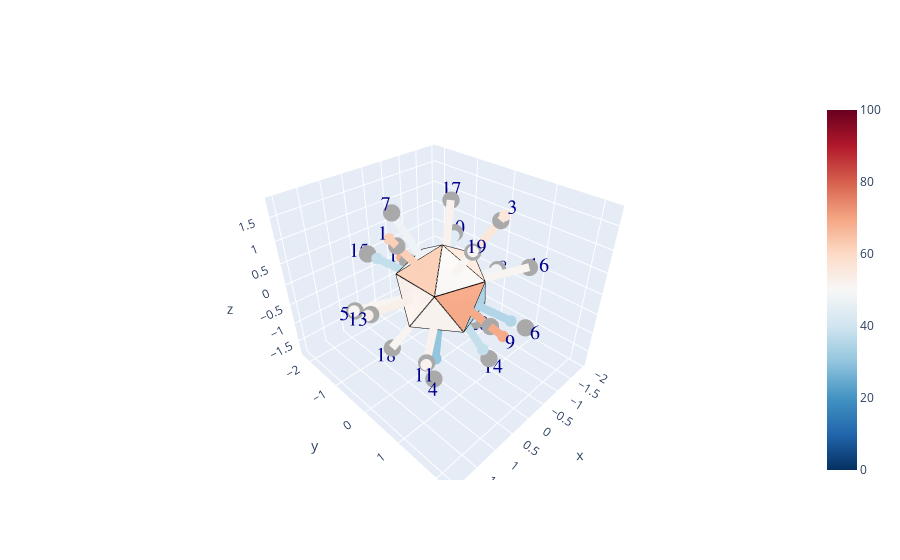

Here is the notebook cell this chart was saved with:
### Code cell
display_dice(test_dice.iloc[:,0], cmap='rdbu_r', use_offset=True)
# display_dice(test_dice_2.iloc[:-1,3])

#Not bad, but the face vectors could be better. Maybe need an outline.

#Also, should be uniform color for any spots that are within expected
#variance. Only color up the ones outside it!

### Figure 1 — Plotly figure (JSON) as saved in the notebook; plotly's stock layout.template omitted (floating-point values rounded to 4 significant figures)
{"data": [{"cmax": 100, "cmin": 0, "colorscale": [[0, "rgb(5,48,97)"], [0.1, "rgb(33,102,172)"], [0.2, "rgb(67,147,195)"], [0.3, "rgb(146,197,222)"], [0.4, "rgb(209,229,240)"], [0.5, "rgb(247,247,247)"], [0.6, "rgb(253,219,199)"], [0.7, "rgb(244,165,130)"], [0.8, "rgb(214,96,77)"], [0.9, "rgb(178,24,43)"], [1, "rgb(103,0,31)"]], "i": [0, 6, 0, 2, 8, 2, 0, 4, 1, 5, 1, 6, 1, 2, 7, 3, 0, 8, 0, 4], "intensity": [62, 63, 56, 30, 51, 35, 48, 48, 69, 44, 52, 68, 53, 38, 38, 51, 52, 51, 51, 40], "intensitymode": "cell", "j": [1, 8, 3, 10, 9, 3, 7, 5, 2, 6, 2, 7, 9, 4, 8, 4, 5, 10, 1, 6], "k": [9, 11, 5, 11, 10, 4, 9, 6, 3, 7, 10, 8, 10, 11, 9, 5, 7, 11, 3, 11], "lighting": {"ambient": 1}, "type": "mesh3d", "x": [0, 0.7236, 0.2764, -0.2764, -0.7236, -0.8944, -0.7236, -0.2764, 0.2764, 0.7236, 0.8944, 1.225e-16], "y": [0, 0.5257, 0.8507, 0.8507, 0.5257, 1.095e-16, -0.5257, -0.8507, -0.8507, -0.5257, -2.191e-16, 0], "z": [1, 0.4472, -0.4472, 0.4472, -0.4472, 0.4472, -0.4472, 0.4472, -0.4472, 0.4472, -0.4472, -1]}, {"marker": {"color": "darkgray", "size": 6, "symbol": "circle"}, "mode": "markers", "type": "scatter3d", "x": [1.087, -0.336, -0.8798, 0.8798, 1.423, -0.5437, 0.336, -1.76, 0.5437, -1.423, 1.423, -0.5437, 1.76, -0.336, 0.5437, -1.423, -0.8798, 0.8798, 0.336, -1.087], "y": [-8.342e-17, -1.034, 0.6392, 0.6392, -1.034, 1.673, -1.034, 2.503e-16, 1.673, -1.034, 1.034, -1.673, -2.48e-16, 1.034, -1.673, 1.034, -0.6392, -0.6392, 1.034, 1.668e-16], "z": [1.423, -1.423, 1.423, -1.423, -0.336, -0.336, 1.423, -0.336, 0.336, 0.336, -0.336, -0.336, 0.336, -1.423, 0.336, 0.336, 1.423, -1.423, 1.423, -1.423]}, {"marker": {"color": 1, "opacity": 1, "size": 12}, "mode": "lines", "name": "vertices", "type": "scatter3d", "x": [0, 0.7236, -0.2764, 0, -0.8944, -0.2764, 0.2764, -0.7236, -0.2764, -0.8944, -0.7236, -0.7236, -0.8944, -0.2764, -0.7236, 0.2764, -0.2764, 0, 0.7236, -0.2764, 0.2764, 0.7236, 0.7236, 0.8944, 0.2764, 1.225e-16, 0.8944, 0.2764, 1.225e-16, -0.7236, -0.7236, 1.225e-16, 0.8944, 0.7236, 0.7236, 0.2764], "y": [0, 0.5257, 0.8507, 0, 1.095e-16, 0.8507, 0.8507, 0.5257, 0.8507, 1.095e-16, 0.5257, -0.5257, 1.095e-16, -0.8507, -0.5257, -0.8507, -0.8507, 0, -0.5257, -0.8507, -0.8507, -0.5257, 0.5257, -2.191e-16, -0.8507, 0, -2.191e-16, 0.8507, 0, 0.5257, -0.5257, 0, -2.191e-16, -0.5257, 0.5257, 0.8507], "z": [1, 0.4472, 0.4472, 1, 0.4472, 0.4472, -0.4472, -0.4472, 0.4472, 0.4472, -0.4472, -0.4472, 0.4472, 0.4472, -0.4472, -0.4472, 0.4472, 1, 0.4472, 0.4472, -0.4472, 0.4472, 0.4472, -0.4472, -0.4472, -1, -0.4472, -0.4472, -1, -0.4472, -0.4472, -1, -0.4472, 0.4472, 0.4472, -0.4472]}, {"marker": {"cmax": 2, "cmin": 0, "color": [1.24, 1.24], "colorscale": [[0, "rgb(5,48,97)"], [0.1, "rgb(33,102,172)"], [0.2, "rgb(67,147,195)"], [0.3, "rgb(146,197,222)"], [0.4, "rgb(209,229,240)"], [0.5, "rgb(247,247,247)"], [0.6, "rgb(253,219,199)"], [0.7, "rgb(244,165,130)"], [0.8, "rgb(214,96,77)"], [0.9, "rgb(178,24,43)"], [1, "rgb(103,0,31)"]], "size": 4}, "mode": "markers", "type": "scatter3d", "x": [1.233, 0.442], "y": [-9.46e-17, -3.39e-17], "z": [1.614, 0.5785]}, {"line": {"cmax": 2, "cmin": 0, "color": [1.24, 1.24], "colorscale": [[0, "rgb(5,48,97)"], [0.1, "rgb(33,102,172)"], [0.2, "rgb(67,147,195)"], [0.3, "rgb(146,197,222)"], [0.4, "rgb(209,229,240)"], [0.5, "rgb(247,247,247)"], [0.6, "rgb(253,219,199)"], [0.7, "rgb(244,165,130)"], [0.8, "rgb(214,96,77)"], [0.9, "rgb(178,24,43)"], [1, "rgb(103,0,31)"]], "width": 16}, "marker": {"cmax": 2, "cmin": 0, "color": [1.24, 1.24], "colorscale": [[0, "rgb(5,48,97)"], [0.1, "rgb(33,102,172)"], [0.2, "rgb(67,147,195)"], [0.3, "rgb(146,197,222)"], [0.4, "rgb(209,229,240)"], [0.5, "rgb(247,247,247)"], [0.6, "rgb(253,219,199)"], [0.7, "rgb(244,165,130)"], [0.8, "rgb(214,96,77)"], [0.9, "rgb(178,24,43)"], [1, "rgb(103,0,31)"]], "size": 3}, "mode": "lines+markers", "type": "scatter3d", "x": [1.233, 0.442], "y": [-9.46e-17, -3.39e-17], "z": [1.614, 0.5785]}, {"marker": {"cmax": 2, "cmin": 0, "color": [1.26, 1.26], "colorscale": [[0, "rgb(5,48,97)"], [0.1, "rgb(33,102,172)"], [0.2, "rgb(67,147,195)"], [0.3, "rgb(146,197,222)"], [0.4, "rgb(209,229,240)"], [0.5, "rgb(247,247,247)"], [0.6, "rgb(253,219,199)"], [0.7, "rgb(244,165,130)"], [0.8, "rgb(214,96,77)"], [0.9, "rgb(178,24,43)"], [1, "rgb(103,0,31)"]], "size": 4}, "mode": "markers", "type": "scatter3d", "x": [-0.3848, -0.1366], "y": [-1.184, -0.4203], "z": [-1.63, -0.5785]}, {"line": {"cmax": 2, "cmin": 0, "color": [1.26, 1.26], "colorscale": [[0, "rgb(5,48,97)"], [0.1, "rgb(33,102,172)"], [0.2, "rgb(67,147,195)"], [0.3, "rgb(146,197,222)"], [0.4, "rgb(209,229,240)"], [0.5, "rgb(247,247,247)"], [0.6, "rgb(253,219,199)"], [0.7, "rgb(244,165,130)"], [0.8, "rgb(214,96,77)"], [0.9, "rgb(178,24,43)"], [1, "rgb(103,0,31)"]], "width": 16}, "marker": {"cmax": 2, "cmin": 0, "color": [1.26, 1.26], "colorscale": [[0, "rgb(5,48,97)"], [0.1, "rgb(33,102,172)"], [0.2, "rgb(67,147,195)"], [0.3, "rgb(146,197,222)"], [0.4, "rgb(209,229,240)"], [0.5, "rgb(247,247,247)"], [0.6, "rgb(253,219,199)"], [0.7, "rgb(244,165,130)"], [0.8, "rgb(214,96,77)"], [0.9, "rgb(178,24,43)"], [1, "rgb(103,0,31)"]], "size": 3}, "mode": "lines+markers", "type": "scatter3d", "x": [-0.3848, -0.1366], "y": [-1.184, -0.4203], "z": [-1.63, -0.5785]}, {"marker": {"cmax": 2, "cmin": 0, "color": [1.12, 1.12], "colorscale": [[0, "rgb(5,48,97)"], [0.1, "rgb(33,102,172)"], [0.2, "rgb(67,147,195)"], [0.3, "rgb(146,197,222)"], [0.4, "rgb(209,229,240)"], [0.5, "rgb(247,247,247)"], [0.6, "rgb(253,219,199)"], [0.7, "rgb(244,165,130)"], [0.8, "rgb(214,96,77)"], [0.9, "rgb(178,24,43)"], [1, "rgb(103,0,31)"]], "size": 4}, "mode": "markers", "type": "scatter3d", "x": [-0.9387, -0.3575], "y": [0.682, 0.2598], "z": [1.519, 0.5785]}, {"line": {"cmax": 2, "cmin": 0, "color": [1.12, 1.12], "colorscale": [[0, "rgb(5,48,97)"], [0.1, "rgb(33,102,172)"], [0.2, "rgb(67,147,195)"], [0.3, "rgb(146,197,222)"], [0.4, "rgb(209,229,240)"], [0.5, "rgb(247,247,247)"], [0.6, "rgb(253,219,199)"], [0.7, "rgb(244,165,130)"], [0.8, "rgb(214,96,77)"], [0.9, "rgb(178,24,43)"], [1, "rgb(103,0,31)"]], "width": 16}, "marker": {"cmax": 2, "cmin": 0, "color": [1.12, 1.12], "colorscale": [[0, "rgb(5,48,97)"], [0.1, "rgb(33,102,172)"], [0.2, "rgb(67,147,195)"], [0.3, "rgb(146,197,222)"], [0.4, "rgb(209,229,240)"], [0.5, "rgb(247,247,247)"], [0.6, "rgb(253,219,199)"], [0.7, "rgb(244,165,130)"], [0.8, "rgb(214,96,77)"], [0.9, "rgb(178,24,43)"], [1, "rgb(103,0,31)"]], "size": 3}, "mode": "lines+markers", "type": "scatter3d", "x": [-0.9387, -0.3575], "y": [0.682, 0.2598], "z": [1.519, 0.5785]}, {"marker": {"cmax": 2, "cmin": 0, "color": [0.6, 0.6], "colorscale": [[0, "rgb(5,48,97)"], [0.1, "rgb(33,102,172)"], [0.2, "rgb(67,147,195)"], [0.3, "rgb(146,197,222)"], [0.4, "rgb(209,229,240)"], [0.5, "rgb(247,247,247)"], [0.6, "rgb(253,219,199)"], [0.7, "rgb(244,165,130)"], [0.8, "rgb(214,96,77)"], [0.9, "rgb(178,24,43)"], [1, "rgb(103,0,31)"]], "size": 4}, "mode": "markers", "type": "scatter3d", "x": [0.6833, 0.3575], "y": [0.4965, 0.2598], "z": [-1.106, -0.5785]}, {"line": {"cmax": 2, "cmin": 0, "color": [0.6, 0.6], "colorscale": [[0, "rgb(5,48,97)"], [0.1, "rgb(33,102,172)"], [0.2, "rgb(67,147,195)"], [0.3, "rgb(146,197,222)"], [0.4, "rgb(209,229,240)"], [0.5, "rgb(247,247,247)"], [0.6, "rgb(253,219,199)"], [0.7, "rgb(244,165,130)"], [0.8, "rgb(214,96,77)"], [0.9, "rgb(178,24,43)"], [1, "rgb(103,0,31)"]], "width": 16}, "marker": {"cmax": 2, "cmin": 0, "color": [0.6, 0.6], "colorscale": [[0, "rgb(5,48,97)"], [0.1, "rgb(33,102,172)"], [0.2, "rgb(67,147,195)"], [0.3, "rgb(146,197,222)"], [0.4, "rgb(209,229,240)"], [0.5, "rgb(247,247,247)"], [0.6, "rgb(253,219,199)"], [0.7, "rgb(244,165,130)"], [0.8, "rgb(214,96,77)"], [0.9, "rgb(178,24,43)"], [1, "rgb(103,0,31)"]], "size": 3}, "mode": "lines+markers", "type": "scatter3d", "x": [0.6833, 0.3575], "y": [0.4965, 0.2598], "z": [-1.106, -0.5785]}, {"marker": {"cmax": 2, "cmin": 0, "color": [1.02, 1.02], "colorscale": [[0, "rgb(5,48,97)"], [0.1, "rgb(33,102,172)"], [0.2, "rgb(67,147,195)"], [0.3, "rgb(146,197,222)"], [0.4, "rgb(209,229,240)"], [0.5, "rgb(247,247,247)"], [0.6, "rgb(253,219,199)"], [0.7, "rgb(244,165,130)"], [0.8, "rgb(214,96,77)"], [0.9, "rgb(178,24,43)"], [1, "rgb(103,0,31)"]], "size": 4}, "mode": "markers", "type": "scatter3d", "x": [1.439, 0.5785], "y": [-1.046, -0.4203], "z": [-0.3398, -0.1366]}, {"line": {"cmax": 2, "cmin": 0, "color": [1.02, 1.02], "colorscale": [[0, "rgb(5,48,97)"], [0.1, "rgb(33,102,172)"], [0.2, "rgb(67,147,195)"], [0.3, "rgb(146,197,222)"], [0.4, "rgb(209,229,240)"], [0.5, "rgb(247,247,247)"], [0.6, "rgb(253,219,199)"], [0.7, "rgb(244,165,130)"], [0.8, "rgb(214,96,77)"], [0.9, "rgb(178,24,43)"], [1, "rgb(103,0,31)"]], "width": 16}, "marker": {"cmax": 2, "cmin": 0, "color": [1.02, 1.02], "colorscale": [[0, "rgb(5,48,97)"], [0.1, "rgb(33,102,172)"], [0.2, "rgb(67,147,195)"], [0.3, "rgb(146,197,222)"], [0.4, "rgb(209,229,240)"], [0.5, "rgb(247,247,247)"], [0.6, "rgb(253,219,199)"], [0.7, "rgb(244,165,130)"], [0.8, "rgb(214,96,77)"], [0.9, "rgb(178,24,43)"], [1, "rgb(103,0,31)"]], "size": 3}, "mode": "lines+markers", "type": "scatter3d", "x": [1.439, 0.5785], "y": [-1.046, -0.4203], "z": [-0.3398, -0.1366]}, {"marker": {"cmax": 2, "cmin": 0, "color": [0.7, 0.7], "colorscale": [[0, "rgb(5,48,97)"], [0.1, "rgb(33,102,172)"], [0.2, "rgb(67,147,195)"], [0.3, "rgb(146,197,222)"], [0.4, "rgb(209,229,240)"], [0.5, "rgb(247,247,247)"], [0.6, "rgb(253,219,199)"], [0.7, "rgb(244,165,130)"], [0.8, "rgb(214,96,77)"], [0.9, "rgb(178,24,43)"], [1, "rgb(103,0,31)"]], "size": 4}, "mode": "markers", "type": "scatter3d", "x": [-0.4527, -0.221], "y": [1.393, 0.6801], "z": [-0.2798, -0.1366]}, {"line": {"cmax": 2, "cmin": 0, "color": [0.7, 0.7], "colorscale": [[0, "rgb(5,48,97)"], [0.1, "rgb(33,102,172)"], [0.2, "rgb(67,147,195)"], [0.3, "rgb(146,197,222)"], [0.4, "rgb(209,229,240)"], [0.5, "rgb(247,247,247)"], [0.6, "rgb(253,219,199)"], [0.7, "rgb(244,165,130)"], [0.8, "rgb(214,96,77)"], [0.9, "rgb(178,24,43)"], [1, "rgb(103,0,31)"]], "width": 16}, "marker": {"cmax": 2, "cmin": 0, "color": [0.7, 0.7], "colorscale": [[0, "rgb(5,48,97)"], [0.1, "rgb(33,102,172)"], [0.2, "rgb(67,147,195)"], [0.3, "rgb(146,197,222)"], [0.4, "rgb(209,229,240)"], [0.5, "rgb(247,247,247)"], [0.6, "rgb(253,219,199)"], [0.7, "rgb(244,165,130)"], [0.8, "rgb(214,96,77)"], [0.9, "rgb(178,24,43)"], [1, "rgb(103,0,31)"]], "size": 3}, "mode": "lines+markers", "type": "scatter3d", "x": [-0.4527, -0.221], "y": [1.393, 0.6801], "z": [-0.2798, -0.1366]}, {"marker": {"cmax": 2, "cmin": 0, "color": [0.96, 0.96], "colorscale": [[0, "rgb(5,48,97)"], [0.1, "rgb(33,102,172)"], [0.2, "rgb(67,147,195)"], [0.3, "rgb(146,197,222)"], [0.4, "rgb(209,229,240)"], [0.5, "rgb(247,247,247)"], [0.6, "rgb(253,219,199)"], [0.7, "rgb(244,165,130)"], [0.8, "rgb(214,96,77)"], [0.9, "rgb(178,24,43)"], [1, "rgb(103,0,31)"]], "size": 4}, "mode": "markers", "type": "scatter3d", "x": [0.3285, 0.1366], "y": [-1.011, -0.4203], "z": [1.392, 0.5785]}, {"line": {"cmax": 2, "cmin": 0, "color": [0.96, 0.96], "colorscale": [[0, "rgb(5,48,97)"], [0.1, "rgb(33,102,172)"], [0.2, "rgb(67,147,195)"], [0.3, "rgb(146,197,222)"], [0.4, "rgb(209,229,240)"], [0.5, "rgb(247,247,247)"], [0.6, "rgb(253,219,199)"], [0.7, "rgb(244,165,130)"], [0.8, "rgb(214,96,77)"], [0.9, "rgb(178,24,43)"], [1, "rgb(103,0,31)"]], "width": 16}, "marker": {"cmax": 2, "cmin": 0, "color": [0.96, 0.96], "colorscale": [[0, "rgb(5,48,97)"], [0.1, "rgb(33,102,172)"], [0.2, "rgb(67,147,195)"], [0.3, "rgb(146,197,222)"], [0.4, "rgb(209,229,240)"], [0.5, "rgb(247,247,247)"], [0.6, "rgb(253,219,199)"], [0.7, "rgb(244,165,130)"], [0.8, "rgb(214,96,77)"], [0.9, "rgb(178,24,43)"], [1, "rgb(103,0,31)"]], "size": 3}, "mode": "lines+markers", "type": "scatter3d", "x": [0.3285, 0.1366], "y": [-1.011, -0.4203], "z": [1.392, 0.5785]}, {"marker": {"cmax": 2, "cmin": 0, "color": [0.96, 0.96], "colorscale": [[0, "rgb(5,48,97)"], [0.1, "rgb(33,102,172)"], [0.2, "rgb(67,147,195)"], [0.3, "rgb(146,197,222)"], [0.4, "rgb(209,229,240)"], [0.5, "rgb(247,247,247)"], [0.6, "rgb(253,219,199)"], [0.7, "rgb(244,165,130)"], [0.8, "rgb(214,96,77)"], [0.9, "rgb(178,24,43)"], [1, "rgb(103,0,31)"]], "size": 4}, "mode": "markers", "type": "scatter3d", "x": [-1.72, -0.7151], "y": [2.447e-16, 1.017e-16], "z": [-0.3285, -0.1366]}, {"line": {"cmax": 2, "cmin": 0, "color": [0.96, 0.96], "colorscale": [[0, "rgb(5,48,97)"], [0.1, "rgb(33,102,172)"], [0.2, "rgb(67,147,195)"], [0.3, "rgb(146,197,222)"], [0.4, "rgb(209,229,240)"], [0.5, "rgb(247,247,247)"], [0.6, "rgb(253,219,199)"], [0.7, "rgb(244,165,130)"], [0.8, "rgb(214,96,77)"], [0.9, "rgb(178,24,43)"], [1, "rgb(103,0,31)"]], "width": 16}, "marker": {"cmax": 2, "cmin": 0, "color": [0.96, 0.96], "colorscale": [[0, "rgb(5,48,97)"], [0.1, "rgb(33,102,172)"], [0.2, "rgb(67,147,195)"], [0.3, "rgb(146,197,222)"], [0.4, "rgb(209,229,240)"], [0.5, "rgb(247,247,247)"], [0.6, "rgb(253,219,199)"], [0.7, "rgb(244,165,130)"], [0.8, "rgb(214,96,77)"], [0.9, "rgb(178,24,43)"], [1, "rgb(103,0,31)"]], "size": 3}, "mode": "lines+markers", "type": "scatter3d", "x": [-1.72, -0.7151], "y": [2.447e-16, 1.017e-16], "z": [-0.3285, -0.1366]}, {"marker": {"cmax": 2, "cmin": 0, "color": [1.38, 1.38], "colorscale": [[0, "rgb(5,48,97)"], [0.1, "rgb(33,102,172)"], [0.2, "rgb(67,147,195)"], [0.3, "rgb(146,197,222)"], [0.4, "rgb(209,229,240)"], [0.5, "rgb(247,247,247)"], [0.6, "rgb(253,219,199)"], [0.7, "rgb(244,165,130)"], [0.8, "rgb(214,96,77)"], [0.9, "rgb(178,24,43)"], [1, "rgb(103,0,31)"]], "size": 4}, "mode": "markers", "type": "scatter3d", "x": [0.6591, 0.221], "y": [2.028, 0.6801], "z": [0.4073, 0.1366]}, {"line": {"cmax": 2, "cmin": 0, "color": [1.38, 1.38], "colorscale": [[0, "rgb(5,48,97)"], [0.1, "rgb(33,102,172)"], [0.2, "rgb(67,147,195)"], [0.3, "rgb(146,197,222)"], [0.4, "rgb(209,229,240)"], [0.5, "rgb(247,247,247)"], [0.6, "rgb(253,219,199)"], [0.7, "rgb(244,165,130)"], [0.8, "rgb(214,96,77)"], [0.9, "rgb(178,24,43)"], [1, "rgb(103,0,31)"]], "width": 16}, "marker": {"cmax": 2, "cmin": 0, "color": [1.38, 1.38], "colorscale": [[0, "rgb(5,48,97)"], [0.1, "rgb(33,102,172)"], [0.2, "rgb(67,147,195)"], [0.3, "rgb(146,197,222)"], [0.4, "rgb(209,229,240)"], [0.5, "rgb(247,247,247)"], [0.6, "rgb(253,219,199)"], [0.7, "rgb(244,165,130)"], [0.8, "rgb(214,96,77)"], [0.9, "rgb(178,24,43)"], [1, "rgb(103,0,31)"]], "size": 3}, "mode": "lines+markers", "type": "scatter3d", "x": [0.6591, 0.221], "y": [2.028, 0.6801], "z": [0.4073, 0.1366]}, {"marker": {"cmax": 2, "cmin": 0, "color": [0.88, 0.88], "colorscale": [[0, "rgb(5,48,97)"], [0.1, "rgb(33,102,172)"], [0.2, "rgb(67,147,195)"], [0.3, "rgb(146,197,222)"], [0.4, "rgb(209,229,240)"], [0.5, "rgb(247,247,247)"], [0.6, "rgb(253,219,199)"], [0.7, "rgb(244,165,130)"], [0.8, "rgb(214,96,77)"], [0.9, "rgb(178,24,43)"], [1, "rgb(103,0,31)"]], "size": 4}, "mode": "markers", "type": "scatter3d", "x": [-1.328, -0.5785], "y": [-0.9649, -0.4203], "z": [0.3135, 0.1366]}, {"line": {"cmax": 2, "cmin": 0, "color": [0.88, 0.88], "colorscale": [[0, "rgb(5,48,97)"], [0.1, "rgb(33,102,172)"], [0.2, "rgb(67,147,195)"], [0.3, "rgb(146,197,222)"], [0.4, "rgb(209,229,240)"], [0.5, "rgb(247,247,247)"], [0.6, "rgb(253,219,199)"], [0.7, "rgb(244,165,130)"], [0.8, "rgb(214,96,77)"], [0.9, "rgb(178,24,43)"], [1, "rgb(103,0,31)"]], "width": 16}, "marker": {"cmax": 2, "cmin": 0, "color": [0.88, 0.88], "colorscale": [[0, "rgb(5,48,97)"], [0.1, "rgb(33,102,172)"], [0.2, "rgb(67,147,195)"], [0.3, "rgb(146,197,222)"], [0.4, "rgb(209,229,240)"], [0.5, "rgb(247,247,247)"], [0.6, "rgb(253,219,199)"], [0.7, "rgb(244,165,130)"], [0.8, "rgb(214,96,77)"], [0.9, "rgb(178,24,43)"], [1, "rgb(103,0,31)"]], "size": 3}, "mode": "lines+markers", "type": "scatter3d", "x": [-1.328, -0.5785], "y": [-0.9649, -0.4203], "z": [0.3135, 0.1366]}, {"marker": {"cmax": 2, "cmin": 0, "color": [1.04, 1.04], "colorscale": [[0, "rgb(5,48,97)"], [0.1, "rgb(33,102,172)"], [0.2, "rgb(67,147,195)"], [0.3, "rgb(146,197,222)"], [0.4, "rgb(209,229,240)"], [0.5, "rgb(247,247,247)"], [0.6, "rgb(253,219,199)"], [0.7, "rgb(244,165,130)"], [0.8, "rgb(214,96,77)"], [0.9, "rgb(178,24,43)"], [1, "rgb(103,0,31)"]], "size": 4}, "mode": "markers", "type": "scatter3d", "x": [1.455, 0.5785], "y": [1.057, 0.4203], "z": [-0.3435, -0.1366]}, {"line": {"cmax": 2, "cmin": 0, "color": [1.04, 1.04], "colorscale": [[0, "rgb(5,48,97)"], [0.1, "rgb(33,102,172)"], [0.2, "rgb(67,147,195)"], [0.3, "rgb(146,197,222)"], [0.4, "rgb(209,229,240)"], [0.5, "rgb(247,247,247)"], [0.6, "rgb(253,219,199)"], [0.7, "rgb(244,165,130)"], [0.8, "rgb(214,96,77)"], [0.9, "rgb(178,24,43)"], [1, "rgb(103,0,31)"]], "width": 16}, "marker": {"cmax": 2, "cmin": 0, "color": [1.04, 1.04], "colorscale": [[0, "rgb(5,48,97)"], [0.1, "rgb(33,102,172)"], [0.2, "rgb(67,147,195)"], [0.3, "rgb(146,197,222)"], [0.4, "rgb(209,229,240)"], [0.5, "rgb(247,247,247)"], [0.6, "rgb(253,219,199)"], [0.7, "rgb(244,165,130)"], [0.8, "rgb(214,96,77)"], [0.9, "rgb(178,24,43)"], [1, "rgb(103,0,31)"]], "size": 3}, "mode": "lines+markers", "type": "scatter3d", "x": [1.455, 0.5785], "y": [1.057, 0.4203], "z": [-0.3435, -0.1366]}, {"marker": {"cmax": 2, "cmin": 0, "color": [1.36, 1.36], "colorscale": [[0, "rgb(5,48,97)"], [0.1, "rgb(33,102,172)"], [0.2, "rgb(67,147,195)"], [0.3, "rgb(146,197,222)"], [0.4, "rgb(209,229,240)"], [0.5, "rgb(247,247,247)"], [0.6, "rgb(253,219,199)"], [0.7, "rgb(244,165,130)"], [0.8, "rgb(214,96,77)"], [0.9, "rgb(178,24,43)"], [1, "rgb(103,0,31)"]], "size": 4}, "mode": "markers", "type": "scatter3d", "x": [-0.653, -0.221], "y": [-2.01, -0.6801], "z": [-0.4036, -0.1366]}, {"line": {"cmax": 2, "cmin": 0, "color": [1.36, 1.36], "colorscale": [[0, "rgb(5,48,97)"], [0.1, "rgb(33,102,172)"], [0.2, "rgb(67,147,195)"], [0.3, "rgb(146,197,222)"], [0.4, "rgb(209,229,240)"], [0.5, "rgb(247,247,247)"], [0.6, "rgb(253,219,199)"], [0.7, "rgb(244,165,130)"], [0.8, "rgb(214,96,77)"], [0.9, "rgb(178,24,43)"], [1, "rgb(103,0,31)"]], "width": 16}, "marker": {"cmax": 2, "cmin": 0, "color": [1.36, 1.36], "colorscale": [[0, "rgb(5,48,97)"], [0.1, "rgb(33,102,172)"], [0.2, "rgb(67,147,195)"], [0.3, "rgb(146,197,222)"], [0.4, "rgb(209,229,240)"], [0.5, "rgb(247,247,247)"], [0.6, "rgb(253,219,199)"], [0.7, "rgb(244,165,130)"], [0.8, "rgb(214,96,77)"], [0.9, "rgb(178,24,43)"], [1, "rgb(103,0,31)"]], "size": 3}, "mode": "lines+markers", "type": "scatter3d", "x": [-0.653, -0.221], "y": [-2.01, -0.6801], "z": [-0.4036, -0.1366]}, {"marker": {"cmax": 2, "cmin": 0, "color": [1.06, 1.06], "colorscale": [[0, "rgb(5,48,97)"], [0.1, "rgb(33,102,172)"], [0.2, "rgb(67,147,195)"], [0.3, "rgb(146,197,222)"], [0.4, "rgb(209,229,240)"], [0.5, "rgb(247,247,247)"], [0.6, "rgb(253,219,199)"], [0.7, "rgb(244,165,130)"], [0.8, "rgb(214,96,77)"], [0.9, "rgb(178,24,43)"], [1, "rgb(103,0,31)"]], "size": 4}, "mode": "markers", "type": "scatter3d", "x": [1.818, 0.7151], "y": [-2.563e-16, -1.008e-16], "z": [0.3473, 0.1366]}, {"line": {"cmax": 2, "cmin": 0, "color": [1.06, 1.06], "colorscale": [[0, "rgb(5,48,97)"], [0.1, "rgb(33,102,172)"], [0.2, "rgb(67,147,195)"], [0.3, "rgb(146,197,222)"], [0.4, "rgb(209,229,240)"], [0.5, "rgb(247,247,247)"], [0.6, "rgb(253,219,199)"], [0.7, "rgb(244,165,130)"], [0.8, "rgb(214,96,77)"], [0.9, "rgb(178,24,43)"], [1, "rgb(103,0,31)"]], "width": 16}, "marker": {"cmax": 2, "cmin": 0, "color": [1.06, 1.06], "colorscale": [[0, "rgb(5,48,97)"], [0.1, "rgb(33,102,172)"], [0.2, "rgb(67,147,195)"], [0.3, "rgb(146,197,222)"], [0.4, "rgb(209,229,240)"], [0.5, "rgb(247,247,247)"], [0.6, "rgb(253,219,199)"], [0.7, "rgb(244,165,130)"], [0.8, "rgb(214,96,77)"], [0.9, "rgb(178,24,43)"], [1, "rgb(103,0,31)"]], "size": 3}, "mode": "lines+markers", "type": "scatter3d", "x": [1.818, 0.7151], "y": [-2.563e-16, -1.008e-16], "z": [0.3473, 0.1366]}, {"marker": {"cmax": 2, "cmin": 0, "color": [0.76, 0.76], "colorscale": [[0, "rgb(5,48,97)"], [0.1, "rgb(33,102,172)"], [0.2, "rgb(67,147,195)"], [0.3, "rgb(146,197,222)"], [0.4, "rgb(209,229,240)"], [0.5, "rgb(247,247,247)"], [0.6, "rgb(253,219,199)"], [0.7, "rgb(244,165,130)"], [0.8, "rgb(214,96,77)"], [0.9, "rgb(178,24,43)"], [1, "rgb(103,0,31)"]], "size": 4}, "mode": "markers", "type": "scatter3d", "x": [-0.291, -0.1366], "y": [0.8957, 0.4203], "z": [-1.233, -0.5785]}, {"line": {"cmax": 2, "cmin": 0, "color": [0.76, 0.76], "colorscale": [[0, "rgb(5,48,97)"], [0.1, "rgb(33,102,172)"], [0.2, "rgb(67,147,195)"], [0.3, "rgb(146,197,222)"], [0.4, "rgb(209,229,240)"], [0.5, "rgb(247,247,247)"], [0.6, "rgb(253,219,199)"], [0.7, "rgb(244,165,130)"], [0.8, "rgb(214,96,77)"], [0.9, "rgb(178,24,43)"], [1, "rgb(103,0,31)"]], "width": 16}, "marker": {"cmax": 2, "cmin": 0, "color": [0.76, 0.76], "colorscale": [[0, "rgb(5,48,97)"], [0.1, "rgb(33,102,172)"], [0.2, "rgb(67,147,195)"], [0.3, "rgb(146,197,222)"], [0.4, "rgb(209,229,240)"], [0.5, "rgb(247,247,247)"], [0.6, "rgb(253,219,199)"], [0.7, "rgb(244,165,130)"], [0.8, "rgb(214,96,77)"], [0.9, "rgb(178,24,43)"], [1, "rgb(103,0,31)"]], "size": 3}, "mode": "lines+markers", "type": "scatter3d", "x": [-0.291, -0.1366], "y": [0.8957, 0.4203], "z": [-1.233, -0.5785]}, {"marker": {"cmax": 2, "cmin": 0, "color": [0.76, 0.76], "colorscale": [[0, "rgb(5,48,97)"], [0.1, "rgb(33,102,172)"], [0.2, "rgb(67,147,195)"], [0.3, "rgb(146,197,222)"], [0.4, "rgb(209,229,240)"], [0.5, "rgb(247,247,247)"], [0.6, "rgb(253,219,199)"], [0.7, "rgb(244,165,130)"], [0.8, "rgb(214,96,77)"], [0.9, "rgb(178,24,43)"], [1, "rgb(103,0,31)"]], "size": 4}, "mode": "markers", "type": "scatter3d", "x": [0.4709, 0.221], "y": [-1.449, -0.6801], "z": [0.291, 0.1366]}, {"line": {"cmax": 2, "cmin": 0, "color": [0.76, 0.76], "colorscale": [[0, "rgb(5,48,97)"], [0.1, "rgb(33,102,172)"], [0.2, "rgb(67,147,195)"], [0.3, "rgb(146,197,222)"], [0.4, "rgb(209,229,240)"], [0.5, "rgb(247,247,247)"], [0.6, "rgb(253,219,199)"], [0.7, "rgb(244,165,130)"], [0.8, "rgb(214,96,77)"], [0.9, "rgb(178,24,43)"], [1, "rgb(103,0,31)"]], "width": 16}, "marker": {"cmax": 2, "cmin": 0, "color": [0.76, 0.76], "colorscale": [[0, "rgb(5,48,97)"], [0.1, "rgb(33,102,172)"], [0.2, "rgb(67,147,195)"], [0.3, "rgb(146,197,222)"], [0.4, "rgb(209,229,240)"], [0.5, "rgb(247,247,247)"], [0.6, "rgb(253,219,199)"], [0.7, "rgb(244,165,130)"], [0.8, "rgb(214,96,77)"], [0.9, "rgb(178,24,43)"], [1, "rgb(103,0,31)"]], "size": 3}, "mode": "lines+markers", "type": "scatter3d", "x": [0.4709, 0.221], "y": [-1.449, -0.6801], "z": [0.291, 0.1366]}, {"marker": {"cmax": 2, "cmin": 0, "color": [1.02, 1.02], "colorscale": [[0, "rgb(5,48,97)"], [0.1, "rgb(33,102,172)"], [0.2, "rgb(67,147,195)"], [0.3, "rgb(146,197,222)"], [0.4, "rgb(209,229,240)"], [0.5, "rgb(247,247,247)"], [0.6, "rgb(253,219,199)"], [0.7, "rgb(244,165,130)"], [0.8, "rgb(214,96,77)"], [0.9, "rgb(178,24,43)"], [1, "rgb(103,0,31)"]], "size": 4}, "mode": "markers", "type": "scatter3d", "x": [-1.439, -0.5785], "y": [1.046, 0.4203], "z": [0.3398, 0.1366]}, {"line": {"cmax": 2, "cmin": 0, "color": [1.02, 1.02], "colorscale": [[0, "rgb(5,48,97)"], [0.1, "rgb(33,102,172)"], [0.2, "rgb(67,147,195)"], [0.3, "rgb(146,197,222)"], [0.4, "rgb(209,229,240)"], [0.5, "rgb(247,247,247)"], [0.6, "rgb(253,219,199)"], [0.7, "rgb(244,165,130)"], [0.8, "rgb(214,96,77)"], [0.9, "rgb(178,24,43)"], [1, "rgb(103,0,31)"]], "width": 16}, "marker": {"cmax": 2, "cmin": 0, "color": [1.02, 1.02], "colorscale": [[0, "rgb(5,48,97)"], [0.1, "rgb(33,102,172)"], [0.2, "rgb(67,147,195)"], [0.3, "rgb(146,197,222)"], [0.4, "rgb(209,229,240)"], [0.5, "rgb(247,247,247)"], [0.6, "rgb(253,219,199)"], [0.7, "rgb(244,165,130)"], [0.8, "rgb(214,96,77)"], [0.9, "rgb(178,24,43)"], [1, "rgb(103,0,31)"]], "size": 3}, "mode": "lines+markers", "type": "scatter3d", "x": [-1.439, -0.5785], "y": [1.046, 0.4203], "z": [0.3398, 0.1366]}, {"marker": {"cmax": 2, "cmin": 0, "color": [1.04, 1.04], "colorscale": [[0, "rgb(5,48,97)"], [0.1, "rgb(33,102,172)"], [0.2, "rgb(67,147,195)"], [0.3, "rgb(146,197,222)"], [0.4, "rgb(209,229,240)"], [0.5, "rgb(247,247,247)"], [0.6, "rgb(253,219,199)"], [0.7, "rgb(244,165,130)"], [0.8, "rgb(214,96,77)"], [0.9, "rgb(178,24,43)"], [1, "rgb(103,0,31)"]], "size": 4}, "mode": "markers", "type": "scatter3d", "x": [-0.8994, -0.3575], "y": [-0.6535, -0.2598], "z": [1.455, 0.5785]}, {"line": {"cmax": 2, "cmin": 0, "color": [1.04, 1.04], "colorscale": [[0, "rgb(5,48,97)"], [0.1, "rgb(33,102,172)"], [0.2, "rgb(67,147,195)"], [0.3, "rgb(146,197,222)"], [0.4, "rgb(209,229,240)"], [0.5, "rgb(247,247,247)"], [0.6, "rgb(253,219,199)"], [0.7, "rgb(244,165,130)"], [0.8, "rgb(214,96,77)"], [0.9, "rgb(178,24,43)"], [1, "rgb(103,0,31)"]], "width": 16}, "marker": {"cmax": 2, "cmin": 0, "color": [1.04, 1.04], "colorscale": [[0, "rgb(5,48,97)"], [0.1, "rgb(33,102,172)"], [0.2, "rgb(67,147,195)"], [0.3, "rgb(146,197,222)"], [0.4, "rgb(209,229,240)"], [0.5, "rgb(247,247,247)"], [0.6, "rgb(253,219,199)"], [0.7, "rgb(244,165,130)"], [0.8, "rgb(214,96,77)"], [0.9, "rgb(178,24,43)"], [1, "rgb(103,0,31)"]], "size": 3}, "mode": "lines+markers", "type": "scatter3d", "x": [-0.8994, -0.3575], "y": [-0.6535, -0.2598], "z": [1.455, 0.5785]}, {"marker": {"cmax": 2, "cmin": 0, "color": [1.02, 1.02], "colorscale": [[0, "rgb(5,48,97)"], [0.1, "rgb(33,102,172)"], [0.2, "rgb(67,147,195)"], [0.3, "rgb(146,197,222)"], [0.4, "rgb(209,229,240)"], [0.5, "rgb(247,247,247)"], [0.6, "rgb(253,219,199)"], [0.7, "rgb(244,165,130)"], [0.8, "rgb(214,96,77)"], [0.9, "rgb(178,24,43)"], [1, "rgb(103,0,31)"]], "size": 4}, "mode": "markers", "type": "scatter3d", "x": [0.8896, 0.3575], "y": [-0.6463, -0.2598], "z": [-1.439, -0.5785]}, {"line": {"cmax": 2, "cmin": 0, "color": [1.02, 1.02], "colorscale": [[0, "rgb(5,48,97)"], [0.1, "rgb(33,102,172)"], [0.2, "rgb(67,147,195)"], [0.3, "rgb(146,197,222)"], [0.4, "rgb(209,229,240)"], [0.5, "rgb(247,247,247)"], [0.6, "rgb(253,219,199)"], [0.7, "rgb(244,165,130)"], [0.8, "rgb(214,96,77)"], [0.9, "rgb(178,24,43)"], [1, "rgb(103,0,31)"]], "width": 16}, "marker": {"cmax": 2, "cmin": 0, "color": [1.02, 1.02], "colorscale": [[0, "rgb(5,48,97)"], [0.1, "rgb(33,102,172)"], [0.2, "rgb(67,147,195)"], [0.3, "rgb(146,197,222)"], [0.4, "rgb(209,229,240)"], [0.5, "rgb(247,247,247)"], [0.6, "rgb(253,219,199)"], [0.7, "rgb(244,165,130)"], [0.8, "rgb(214,96,77)"], [0.9, "rgb(178,24,43)"], [1, "rgb(103,0,31)"]], "size": 3}, "mode": "lines+markers", "type": "scatter3d", "x": [0.8896, 0.3575], "y": [-0.6463, -0.2598], "z": [-1.439, -0.5785]}, {"marker": {"cmax": 2, "cmin": 0, "color": [1.02, 1.02], "colorscale": [[0, "rgb(5,48,97)"], [0.1, "rgb(33,102,172)"], [0.2, "rgb(67,147,195)"], [0.3, "rgb(146,197,222)"], [0.4, "rgb(209,229,240)"], [0.5, "rgb(247,247,247)"], [0.6, "rgb(253,219,199)"], [0.7, "rgb(244,165,130)"], [0.8, "rgb(214,96,77)"], [0.9, "rgb(178,24,43)"], [1, "rgb(103,0,31)"]], "size": 4}, "mode": "markers", "type": "scatter3d", "x": [0.3398, 0.1366], "y": [1.046, 0.4203], "z": [1.439, 0.5785]}, {"line": {"cmax": 2, "cmin": 0, "color": [1.02, 1.02], "colorscale": [[0, "rgb(5,48,97)"], [0.1, "rgb(33,102,172)"], [0.2, "rgb(67,147,195)"], [0.3, "rgb(146,197,222)"], [0.4, "rgb(209,229,240)"], [0.5, "rgb(247,247,247)"], [0.6, "rgb(253,219,199)"], [0.7, "rgb(244,165,130)"], [0.8, "rgb(214,96,77)"], [0.9, "rgb(178,24,43)"], [1, "rgb(103,0,31)"]], "width": 16}, "marker": {"cmax": 2, "cmin": 0, "color": [1.02, 1.02], "colorscale": [[0, "rgb(5,48,97)"], [0.1, "rgb(33,102,172)"], [0.2, "rgb(67,147,195)"], [0.3, "rgb(146,197,222)"], [0.4, "rgb(209,229,240)"], [0.5, "rgb(247,247,247)"], [0.6, "rgb(253,219,199)"], [0.7, "rgb(244,165,130)"], [0.8, "rgb(214,96,77)"], [0.9, "rgb(178,24,43)"], [1, "rgb(103,0,31)"]], "size": 3}, "mode": "lines+markers", "type": "scatter3d", "x": [0.3398, 0.1366], "y": [1.046, 0.4203], "z": [1.439, 0.5785]}, {"marker": {"cmax": 2, "cmin": 0, "color": [0.8, 0.8], "colorscale": [[0, "rgb(5,48,97)"], [0.1, "rgb(33,102,172)"], [0.2, "rgb(67,147,195)"], [0.3, "rgb(146,197,222)"], [0.4, "rgb(209,229,240)"], [0.5, "rgb(247,247,247)"], [0.6, "rgb(253,219,199)"], [0.7, "rgb(244,165,130)"], [0.8, "rgb(214,96,77)"], [0.9, "rgb(178,24,43)"], [1, "rgb(103,0,31)"]], "size": 4}, "mode": "markers", "type": "scatter3d", "x": [-0.966, -0.442], "y": [1.482e-16, 6.781e-17], "z": [-1.265, -0.5785]}, {"line": {"cmax": 2, "cmin": 0, "color": [0.8, 0.8], "colorscale": [[0, "rgb(5,48,97)"], [0.1, "rgb(33,102,172)"], [0.2, "rgb(67,147,195)"], [0.3, "rgb(146,197,222)"], [0.4, "rgb(209,229,240)"], [0.5, "rgb(247,247,247)"], [0.6, "rgb(253,219,199)"], [0.7, "rgb(244,165,130)"], [0.8, "rgb(214,96,77)"], [0.9, "rgb(178,24,43)"], [1, "rgb(103,0,31)"]], "width": 16}, "marker": {"cmax": 2, "cmin": 0, "color": [0.8, 0.8], "colorscale": [[0, "rgb(5,48,97)"], [0.1, "rgb(33,102,172)"], [0.2, "rgb(67,147,195)"], [0.3, "rgb(146,197,222)"], [0.4, "rgb(209,229,240)"], [0.5, "rgb(247,247,247)"], [0.6, "rgb(253,219,199)"], [0.7, "rgb(244,165,130)"], [0.8, "rgb(214,96,77)"], [0.9, "rgb(178,24,43)"], [1, "rgb(103,0,31)"]], "size": 3}, "mode": "lines+markers", "type": "scatter3d", "x": [-0.966, -0.442], "y": [1.482e-16, 6.781e-17], "z": [-1.265, -0.5785]}, {"mode": "text", "text": ["1", "2", "3", "4", "5", "6", "7", "8", "9", "10", "11", "12", "13", "14", "15", "16", "17", "18", "19", "20"], "textfont": {"color": "darkblue", "family": "sans serif", "size": 20}, "textposition": "middle center", "type": "scatter3d", "x": [1.355, -0.4223, -1.037, 0.978, 1.598, -0.6044, 0.3736, -1.956, 0.7198, -1.582, 1.614, -0.7137, 2.015, -0.3736, 0.6044, -1.598, -0.9976, 0.9878, 0.3773, -1.209], "y": [-1.039e-16, -1.3, 0.7534, 0.7106, -1.161, 1.86, -1.15, 2.782e-16, 2.215, -1.15, 1.173, -2.197, -2.84e-16, 1.15, -1.86, 1.161, -0.7248, -0.7177, 1.161, 1.855e-16], "z": [1.773, -1.789, 1.678, -1.582, -0.3773, -0.3736, 1.582, -0.3736, 0.4448, 0.3736, -0.3811, -0.4411, 0.3848, -1.582, 0.3736, 0.3773, 1.614, -1.598, 1.598, -1.582]}], "layout": {"showlegend": false}}
